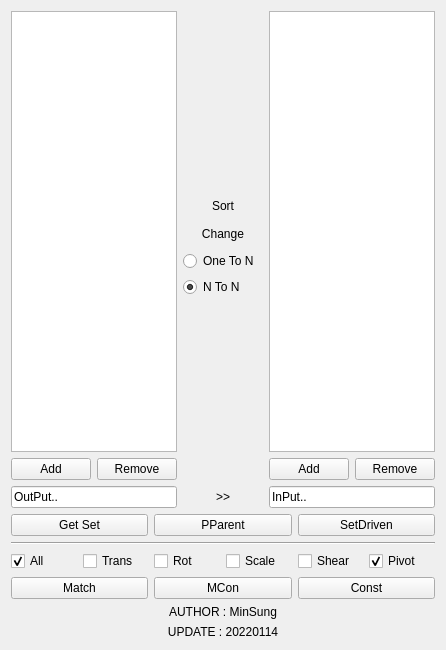
<?xml version="1.0" encoding="UTF-8"?>
<ui version="4.0">
 <class>CNTManager</class>
 <widget class="QWidget" name="CNTManager">
  <property name="geometry">
   <rect>
    <x>0</x>
    <y>0</y>
    <width>430</width>
    <height>650</height>
   </rect>
  </property>
  <property name="windowTitle">
   <string>CNTManager</string>
  </property>
  <layout class="QGridLayout" name="gridLayout_3">
   <item row="0" column="0">
    <layout class="QHBoxLayout" name="horizontalLayout_5">
     <item>
      <layout class="QGridLayout" name="gridLayout">
       <item row="0" column="0" colspan="2">
        <widget class="QListWidget" name="AlistWidget">
         <property name="dragEnabled">
          <bool>true</bool>
         </property>
         <property name="dragDropMode">
          <enum>QAbstractItemView::InternalMove</enum>
         </property>
         <property name="selectionMode">
          <enum>QAbstractItemView::ExtendedSelection</enum>
         </property>
        </widget>
       </item>
       <item row="1" column="0">
        <widget class="QPushButton" name="AAddPB">
         <property name="text">
          <string>Add</string>
         </property>
        </widget>
       </item>
       <item row="1" column="1">
        <widget class="QPushButton" name="ARemovePB">
         <property name="text">
          <string>Remove</string>
         </property>
        </widget>
       </item>
      </layout>
     </item>
     <item>
      <layout class="QVBoxLayout" name="verticalLayout_3">
       <item>
        <spacer name="verticalSpacer">
         <property name="orientation">
          <enum>Qt::Vertical</enum>
         </property>
         <property name="sizeHint" stdset="0">
          <size>
           <width>20</width>
           <height>40</height>
          </size>
         </property>
        </spacer>
       </item>
       <item>
        <widget class="QPushButton" name="SortPB">
         <property name="text">
          <string>Sort</string>
         </property>
         <property name="flat">
          <bool>true</bool>
         </property>
        </widget>
       </item>
       <item>
        <widget class="QPushButton" name="ChangePB">
         <property name="text">
          <string>Change</string>
         </property>
         <property name="flat">
          <bool>true</bool>
         </property>
        </widget>
       </item>
       <item>
        <layout class="QVBoxLayout" name="verticalLayout">
         <item>
          <widget class="QRadioButton" name="OneToNRB">
           <property name="text">
            <string>One To N</string>
           </property>
           <property name="checked">
            <bool>false</bool>
           </property>
          </widget>
         </item>
         <item>
          <widget class="QRadioButton" name="NToNRB">
           <property name="text">
            <string>N To N</string>
           </property>
           <property name="checked">
            <bool>true</bool>
           </property>
          </widget>
         </item>
        </layout>
       </item>
       <item>
        <spacer name="verticalSpacer_2">
         <property name="orientation">
          <enum>Qt::Vertical</enum>
         </property>
         <property name="sizeHint" stdset="0">
          <size>
           <width>20</width>
           <height>40</height>
          </size>
         </property>
        </spacer>
       </item>
      </layout>
     </item>
     <item>
      <layout class="QGridLayout" name="gridLayout_2">
       <item row="0" column="0" colspan="2">
        <widget class="QListWidget" name="BlistWidget">
         <property name="dragEnabled">
          <bool>true</bool>
         </property>
         <property name="dragDropMode">
          <enum>QAbstractItemView::InternalMove</enum>
         </property>
         <property name="selectionMode">
          <enum>QAbstractItemView::ExtendedSelection</enum>
         </property>
        </widget>
       </item>
       <item row="1" column="0">
        <widget class="QPushButton" name="BAddPB">
         <property name="text">
          <string>Add</string>
         </property>
        </widget>
       </item>
       <item row="1" column="1">
        <widget class="QPushButton" name="BRemovePB">
         <property name="text">
          <string>Remove</string>
         </property>
        </widget>
       </item>
      </layout>
     </item>
    </layout>
   </item>
   <item row="1" column="0">
    <layout class="QVBoxLayout" name="verticalLayout_2">
     <item>
      <layout class="QHBoxLayout" name="horizontalLayout_2">
       <item>
        <widget class="QLineEdit" name="OutLE">
         <property name="text">
          <string>OutPut..</string>
         </property>
        </widget>
       </item>
       <item>
        <widget class="QPushButton" name="ConnectionPB">
         <property name="text">
          <string>&gt;&gt;</string>
         </property>
         <property name="flat">
          <bool>true</bool>
         </property>
        </widget>
       </item>
       <item>
        <widget class="QLineEdit" name="InLE">
         <property name="text">
          <string>InPut..</string>
         </property>
        </widget>
       </item>
      </layout>
     </item>
     <item>
      <layout class="QHBoxLayout" name="horizontalLayout_3">
       <item>
        <widget class="QPushButton" name="GetSetPB">
         <property name="text">
          <string>Get Set</string>
         </property>
        </widget>
       </item>
       <item>
        <widget class="QPushButton" name="PPPB">
         <property name="text">
          <string>PParent</string>
         </property>
        </widget>
       </item>
       <item>
        <widget class="QPushButton" name="SetDrivenPB">
         <property name="text">
          <string>SetDriven</string>
         </property>
        </widget>
       </item>
      </layout>
     </item>
     <item>
      <widget class="Line" name="line">
       <property name="orientation">
        <enum>Qt::Horizontal</enum>
       </property>
      </widget>
     </item>
     <item>
      <layout class="QHBoxLayout" name="horizontalLayout">
       <item>
        <widget class="QCheckBox" name="AllCKB">
         <property name="text">
          <string>All</string>
         </property>
         <property name="checked">
          <bool>true</bool>
         </property>
        </widget>
       </item>
       <item>
        <widget class="QCheckBox" name="TransCKB">
         <property name="text">
          <string>Trans</string>
         </property>
         <property name="checked">
          <bool>false</bool>
         </property>
        </widget>
       </item>
       <item>
        <widget class="QCheckBox" name="RotCKB">
         <property name="text">
          <string>Rot</string>
         </property>
        </widget>
       </item>
       <item>
        <widget class="QCheckBox" name="ScaleCKB">
         <property name="text">
          <string>Scale</string>
         </property>
        </widget>
       </item>
       <item>
        <widget class="QCheckBox" name="ShearCKB">
         <property name="text">
          <string>Shear</string>
         </property>
        </widget>
       </item>
       <item>
        <widget class="QCheckBox" name="PivotCKB">
         <property name="text">
          <string>Pivot</string>
         </property>
         <property name="checked">
          <bool>true</bool>
         </property>
        </widget>
       </item>
      </layout>
     </item>
     <item>
      <layout class="QHBoxLayout" name="horizontalLayout_4">
       <item>
        <widget class="QPushButton" name="MatchPB">
         <property name="text">
          <string>Match</string>
         </property>
        </widget>
       </item>
       <item>
        <widget class="QPushButton" name="MConPB">
         <property name="text">
          <string>MCon</string>
         </property>
        </widget>
       </item>
       <item>
        <widget class="QPushButton" name="ConstPB">
         <property name="text">
          <string>Const</string>
         </property>
        </widget>
       </item>
      </layout>
     </item>
    </layout>
   </item>
   <item row="2" column="0">
    <layout class="QVBoxLayout" name="verticalLayout_4">
     <item>
      <widget class="QLabel" name="AUTHORLB">
       <property name="text">
        <string>AUTHOR : MinSung</string>
       </property>
       <property name="alignment">
        <set>Qt::AlignCenter</set>
       </property>
      </widget>
     </item>
     <item>
      <widget class="QLabel" name="UPDATALB">
       <property name="text">
        <string>UPDATE : 20220114</string>
       </property>
       <property name="alignment">
        <set>Qt::AlignCenter</set>
       </property>
      </widget>
     </item>
    </layout>
   </item>
  </layout>
 </widget>
 <resources/>
 <connections/>
</ui>
